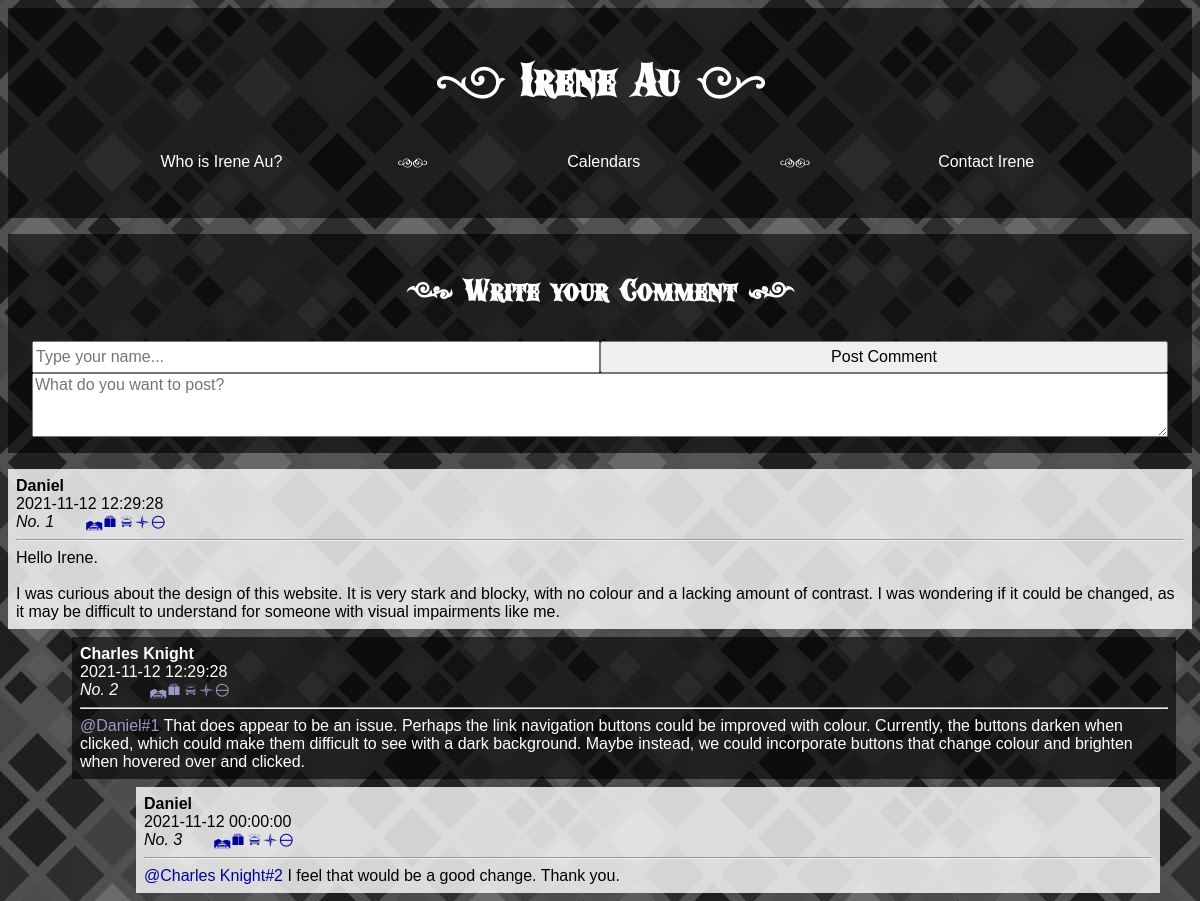
The page /comment.php on the database its author committed.
### tables this page shows
CREATE TABLE IF NOT EXISTS T_COMMENTS( id int NOT NULL AUTO_INCREMENT PRIMARY KEY, name varchar(64), description varchar(5096), postDate datetime(0), parent int );

### include/nav.php (called while the page is built)
<?php
    $class = "navigation";
    $links = array("home.php", "calendar.php", "comment.php");
    $menu_desktop = array("Who is Irene Au?", "Calendars", "Contact Irene");
    $menu_mobile = array("About", "Events", "Contact");
    include("menu.php");
?>

### logic/functions.php (the view, shortened to what this page needs)
<?php
    function draw_post($conn, $row, $colour, $depth) {
        $id = $row['id'];
        $name = $row['name'];
        $description = $row['description'];
        $datetime = $row['postDate'];
        $parent = $row['parent'];
        $reference_link = "";
        if ($parent) {
            $result2 = mysqli_query($conn, "SELECT name FROM T_COMMENTS WHERE id = " . $parent);
            $reference = "@" . mysqli_fetch_assoc($result2)['name'] . "#" . $parent;
            $reference_link = "<a href='#$parent' title='Jump to parent comment " . $reference. "'>" . $reference . "</a> ";
        }
        echo "<div id='$id' class='indented $colour comment' style='left: " . (64 * $depth) . "px; width: calc(100% - " . ((80 * $depth) + 16) . "px)'>";
        echo "<strong>$name</strong> <span class='desktop'>$datetime </span> <em>No. $id</em><a class='reply symbol' title='Reply to @" . $name . "#" . $id . "' href='?reply_comment_$id' onclick='return submitComment()'>Reply</a>";
        echo "<hr>";
        if ($description) {
            echo $reference_link . $description;
        }
        else {
            echo "<br>";
        };
        echo "</div>";
        switch ($colour) {
            case 'black': $colour = 'white'; break;
            case 'white': $colour = 'black'; break;
        }
        $result = mysqli_query($conn, "SELECT * FROM T_COMMENTS WHERE parent = $id");
        if ($result) {
            while ($row = mysqli_fetch_assoc($result)) {
                $colour = draw_post($conn, $row, $colour, $depth + 1);
            }
        }
        switch ($colour) {
            case 'black': $colour = 'white'; break;
            case 'white': $colour = 'black'; break;
        }
        return $colour;
    }
?>

### comment.php (shortened to what this page needs)
<html>
 <head>
 </head>
 <body>
  <?php
    include("include/title.php");
  ?>
  <div id='comment_box' class='black comment_form'>
   <h2 class='desktop'>Write your Comment</h2>
   <form name='comment_form' class='comment' method="post" action='?post_comment'>
	<input type='text' name='comment_name' placeholder='Type your name...' class='comment' required></input>
    <input type='submit' value='Post Comment' onclick='return submitComment()'></input>
    <textarea id='comment_description' form='comment_form' placeholder='What do you want to post?' class='comment' required></textarea>
   </form>
  </div>
  <?php
    $result = mysqli_query($conn, "SELECT * FROM T_COMMENTS WHERE parent IS NULL");
    if ($result) {
        $colour = 'white';
        $depth = 0;
        while ($row = mysqli_fetch_assoc($result)) {
            $colour = draw_post($conn, $row, $colour, $depth);
            switch ($colour) {
                case 'white': $colour = 'black'; break;
            }
        }
    }
  ?>
 </body>
</html>

### include/title.php (shortened to what this page needs)
<div class="black header">
 <h1>Irene Au</h1>
 <?php
    require("logic/functions.php");
    include("nav.php");
 ?>
</div>

### include/menu.php
<?php
$formats = array(array("desktop", $menu_desktop), array("mobile", $menu_mobile));
$button_space = 78.25;
$divider_space = 7;
$length = sizeof($formats[0][1]);
$button_size = "(" . $button_space . "% / " . $length . ") - " . (12 / $length) . "px";
$divider_size = "(" . $divider_space . "% * " . (3 / $length) .")";
$menu_offset = (100 - $divider_space - $button_space) / 4;
$pixel_offset = -20;
if ($length < 5) {
    $pixel_offset = 12;
}
foreach ($formats as $format) {
    if (!is_null($format[1])) {
        echo "<ul class='" . $format[0] . " " . $class . " menu', style='left: calc(" . $menu_offset  . "% + " . $pixel_offset . "px)'>";
        for ($i = 0; $i < sizeof($format[1]) - 1; $i += 1) {
            $box = "<div class='button'><span>" . $format[1][$i] . "</span></div>";
            if ($links == null) {
                echo "<li style='width: calc(" . $button_size . ")'>" . $box . "</li>";
            }
            else {
                echo "<li style='width: calc(" . $button_size . ")'><a href='" . $links[$i] . "'>" . $box . "</a></li>";
            }
            $divider = "";
            if ($format[0] == 'desktop' && (3 / $length) > 0.5) {
                $divider = "()";
            }
            echo "<li style='width: calc(" . $divider_size . ")'><div>" . $divider . "</div></li>";
        }
        $box = "<div class='button'><span>" . $format[1][$i] . "</span></div>";
        if ($links == null) {
            echo "<li style='width: calc(" . $button_size . ")'>" . $box . "</li>";
        }
        else {
            echo "<li style='width: calc(" . $button_size . ")'><a href='" . $links[$i] . "'>" . $box . "</a></li>";
        }
        echo "</ul>";
    }
}
?>

### css/style.css (style rules this page uses)
body { background-image: url("../image/background2.jpg"); background-repeat: repeat-y; font-family: "Helvetica"; }
h1 { font-size: 3em; font-family: "Title"; text-align: center; }
h2 { font-size: 2em; font-family: "Title"; text-align: center; }
h2:before { content: "[ "; }
h2:after { content: " ]"; }
.desktop { display: block; }

### css/div.css (style rules this page uses)
div { overflow: hidden; text-overflow: ellipsis; max-width: 100%; padding: 8px; margin-bottom: 8px; }
div.header { margin-bottom: 16px; }
div.black { background-color: rgba(0, 0, 0, 0.6); color: white; }
div.white { background-color: rgba(255, 255, 255, 0.8); color: black; }

### css/nav.css (style rules this page uses)
ul { list-style-type: none; padding: 0; }
li { display: inline-block; }
ul.menu { position: relative; }
ul.menu li:nth-child(even) { font-family: "Title"; }
ul.menu li { margin-bottom: 0px; }
a { text-decoration: none; }
div.black ul li div { color: white; }
li div { height: 32px; text-align: center; line-height: 32px; }

### css/comment.css (style rules this page uses)
form.comment textarea { font-family: "Helvetica"; font-size: 1em; }
div.comment.black a { color: rgb(155, 155, 200); }
div.comment.white a { color: rgb(0, 0, 155); }
.reply { position: relative; left: 32px; }
.symbol { font-family: "Symbol"; }
.indented { position: relative; left: 64px; width: calc(100% - 80px); }
form.comment input, form.comment a { font-family: "Helvetica"; font-size: 1em; float: left; }
form.comment input { height: 32px; }
div.comment { margin-bottom: 8px; }
div.comment_form { width: 100%; }
@media screen and (min-width: 481px) { form.comment input, form.comment a { width: calc(50% - 16px); position: relative; top: 8px; left: 16px; } }
@media screen and (min-width: 481px) { form.comment textarea { width: calc(100% - 32px); height: 64px; position: relative; top: 8px; left: 16px; } }
@media screen and (min-width: 481px) { div.comment_form { position: relative; margin-bottom: 16px; max-width: calc(100% - 16px); } }

### rows shown on the page
t_comments: name "Daniel", postDate "2021-11-12 12:29:28", id "1", description "Hello Irene. I was curious about the design of this website. It is very stark and blocky, with no colour and a lacking amount of contrast. I was wondering if it could be changed, as it may be difficult to understand for someone with visual impairments like me."
t_comments: name "Charles Knight", postDate "2021-11-12 12:29:28", id "2", description "That does appear to be an issue. Perhaps the link navigation buttons could be improved with colour. Currently, the buttons darken when clicked, which could make them difficult to see with a dark background. Maybe instead, we could incorporate buttons that change colour and brighten when hovered over and clicked."
t_comments: name "Daniel", postDate "2021-11-12 00:00:00", id "3", description "I feel that would be a good change. Thank you."

### other values the page prints
$format[1][$i] "Who is Irene Au?"
$divider "()"
$format[1][$i] "Calendars"
$format[1][$i] "Contact Irene"
$reference "@Daniel#1 @Charles Knight#2"
